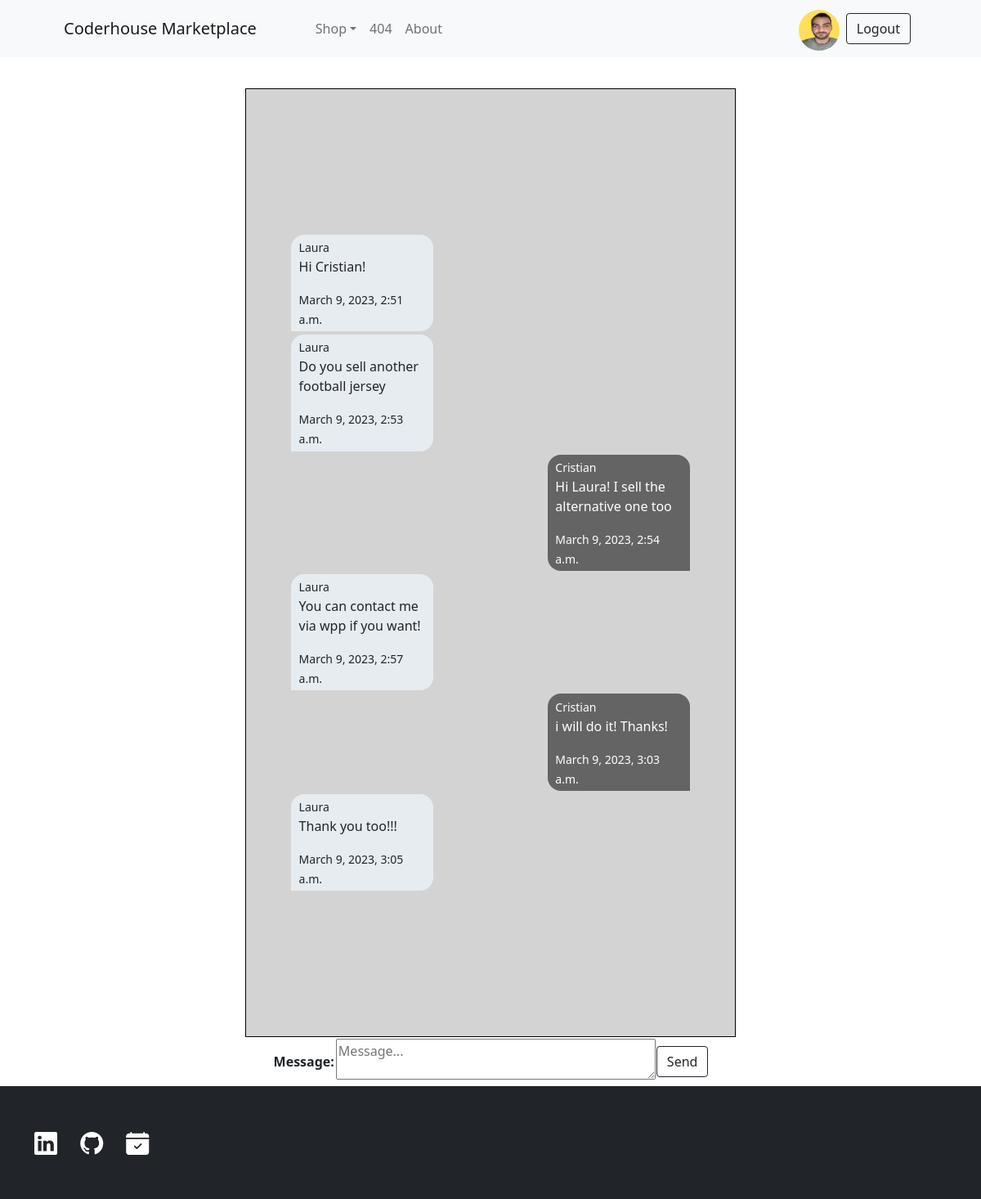
Before: /ms/Laura (signed in) with the older database file.
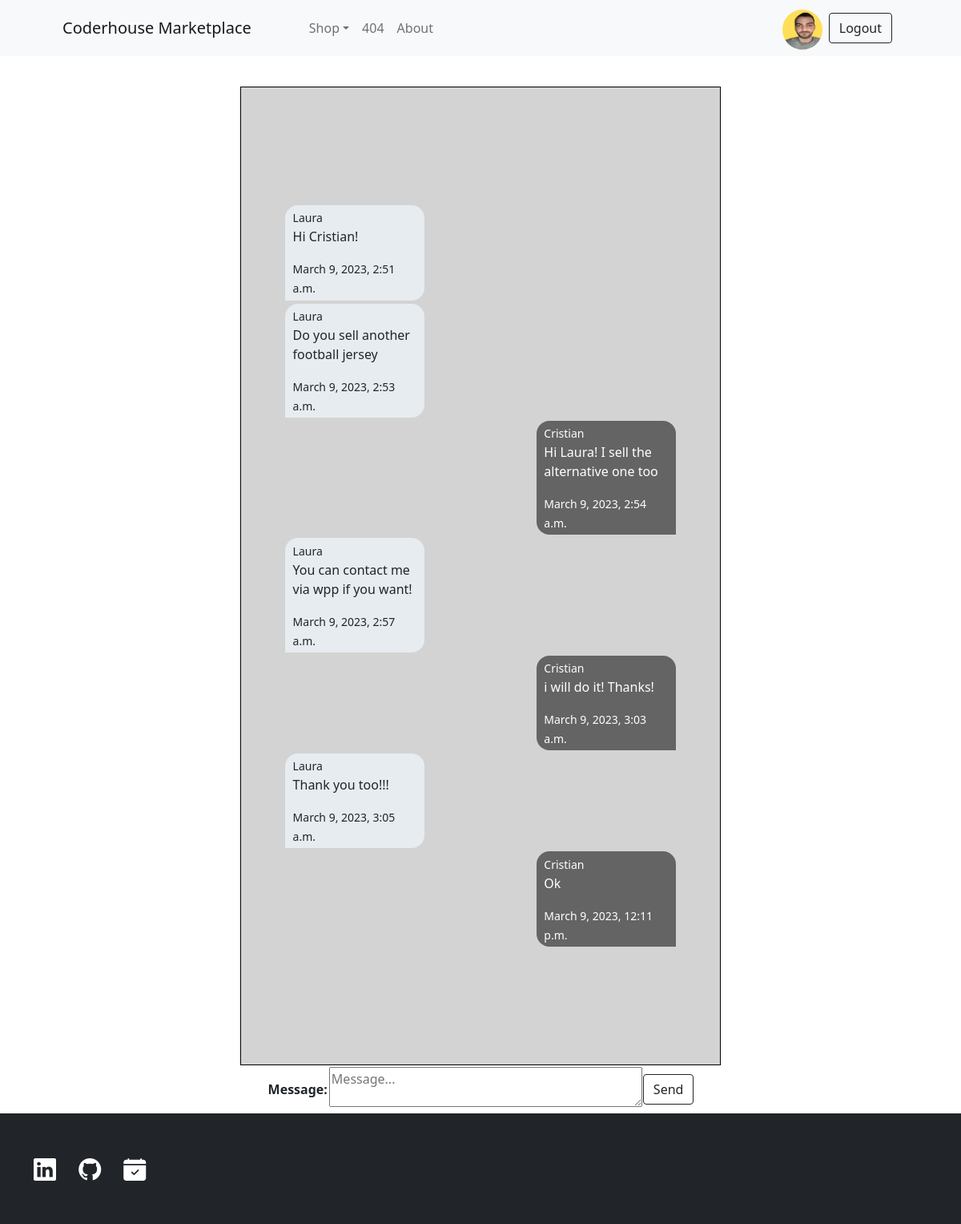
After: the same page with the newer database file.
### Messages/models.py (models this page shows)
class ModelBase(models.Model):
    id = models.UUIDField(default=uuid.uuid4, primary_key=True, db_index=True, editable=False)
    date = models.DateTimeField(auto_now_add=True)
    update = models.DateTimeField(auto_now=True)
    class Meta:
        abstract = True

class ChatMessage(ModelBase):
    chat = models.ForeignKey("Chat", on_delete=models.CASCADE)
    user = models.ForeignKey(settings.AUTH_USER_MODEL, on_delete=models.CASCADE)
    text = models.TextField()

### Messages/views.py (the view)
# urls.py: path("ms/<str:username>", DetailMs.as_view(), name="detailms"),
class DetailMs(LoginRequiredMixin, ChatFormMixin, DetailView):
	template_name= 'chat-detail.html'
	def get_object(self, *args, **kwargs):
		username = self.kwargs.get("username")
		my_username = self.request.user.username
		chat, _ = Chat.objects.get_or_create_chat_ms(my_username, username)
		if username == my_username:
			my_chat, _ = Chat.objects.get_ot_create_chat_current_user(self.request.user)
			return my_chat
		if chat == None:
			raise Http404
		return chat

### Messages/forms.py
class MessageForm(forms.Form):
	message = forms.CharField(widget=forms.Textarea(attrs = {
			"class": "form_ms",
			"placeholder":"Message..."
		}))

### Messages/models.py (called while the page is built, shortened)
	def only_two(self):
		return self.annotate(num_users= Count("users")).filter(num_users=2)

	def filter_username(self, username):
		return self.filter(chatuser__user__username=username)

    def get_queryset(self, *args, **kwargs):
        return ChatQuerySet(self.model, using=self._db)

    def filter_ms_private(self, username_a, username_b):
        return self.get_queryset().only_two().filter_username(username_a).filter_username(username_b)

    def get_or_create_chat_ms(self, username_a, username_b):
        qs = self.filter_ms_private(username_a, username_b)
        if qs.exists():
            return qs.order_by("date").first(), False

### templates/chat-detail.html (shortened to what this page needs)
{% extends 'main.html' %}
{% block content %}
    <div class="container py-1"></div>
        <div id="contenedor_ms">
            {% for message in object.chatmessage_set.all %}
                <div class="div_ms {% if request.user == message.user %}my_messages
                {% else %} your_messages{% endif %}">
                    <small>{{message.user}}</small>
                    <p>{{message.text}}</p>
                    <small>{{message.date}}</small>
                </div>
            {% endfor %}
        </div>
        <div class="div_form_ms">
            <form id="form_submit" action="{{ request.path }}" method="POST">
                <table>
                    {{form.as_table}}
                </table>
                <button type="submit" class="btn btn-outline-dark">
                    Send
                </button>
            </form>
        </div>
{% endblock %}

Changed rows visible on the page:
added ChatMessage: user "Cristian", text "Ok", date "March 9, 2023, 12:11 p.m."
